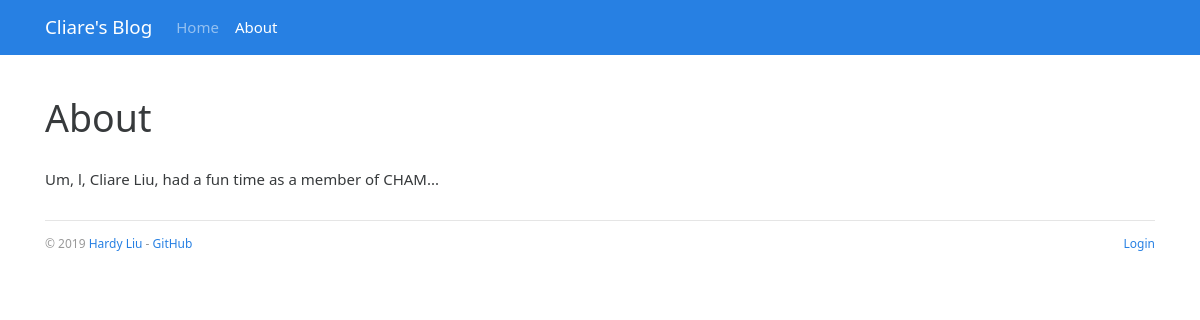
/about, run on the app's committed database.
### hardyblog/models.py (models this page shows, shortened)
class Admin(db.Model, UserMixin):
    id = db.Column(db.Integer, primary_key=True)
    username = db.Column(db.String(20))
    password_hash = db.Column(db.String(128))
    blog_title = db.Column(db.String(60))
    blog_sub_title = db.Column(db.String(100))
    name = db.Column(db.String(30))
    about = db.Column(db.Text)

### hardyblog/blueprints/blog.py (the view)
@blog_bp.route('/about')
def about():
    return render_template('blog/about.html')

### hardyblog/__init__.py (called while the page is built)
def register_template_context(app):
    @app.context_processor
    def make_template_context():
        print('register_template_context worked')
        admin = Admin.query.first()
        categories = Category.query.order_by(Category.name).all()
        links = Link.query.order_by(Link.name).all()
        if current_user.is_authenticated:
            unread_comments = Comment.query.filter_by(reviewed=False).count()
        else:
            unread_comments = None
        return dict(
            admin=admin, categories=categories,
            links=links, unread_comments=unread_comments)

### hardyblog/templates/blog/about.html (shortened to what this page needs)
{% extends 'base.html' %}
{% block content %}
    <div class="page-header">
        <h1>About</h1>
    </div>
    <div class="row">
        <div class="col-sm-8">
            {{ admin.about|safe }}
        </div>
    </div>
{% endblock %}

### hardyblog/templates/base.html (shortened to what this page needs)
{% from 'bootstrap/nav.html' import render_nav_item %}
<!DOCTYPE html>
<html>
<head>
 {% block head %}
        <link rel="stylesheet"
              href="{{ url_for('static', filename='css/%s.min.css' % request.cookies.get('theme', 'perfect_blue')) }}"
              type="text/css">
        <link rel="stylesheet" href="{{ url_for('static', filename='css/style.css') }}" type="text/css">
    {% endblock head %}
</head>
<body>
{% block nav %}
    <nav class="navbar navbar-expand-lg navbar-dark bg-primary">
        <div class="container">
            <a class="navbar-brand" href="{{ url_for('blog.index') }}">{{ admin.blog_title }}</a>
            <div class="collapse navbar-collapse" id="navbarColor01">
                <ul class="navbar-nav mr-auto">
                    {{ render_nav_item('blog.index', 'Home') }}
                    {{ render_nav_item('blog.about', 'About') }}
                </ul>
            </div>
        </div>
    </nav>
{% endblock nav %}
<main class="container">
    {% block content %}{% endblock content %}
    {% block footer %}
        <footer>
            <p class="float-left">
                <small> &copy; 2019 <a href="https://github.com/hardyliu/" title="Written by Hardy Liu">Hardy Liu</a> -
                    <a href="https://github.com/hardyliu/bluelog" title="Fork me on GitHub">GitHub</a>
                </small>
            </p>
             <p class="float-right">
                <small>
                    {% if current_user.is_authenticated %}
                        <a href="{{ url_for('auth.logout', next=request.full_path) }}">Logout</a>
                    {% else %}
                        <a href="{{ url_for('auth.login', next=request.full_path) }}">Login</a>
                    {% endif %}
                </small>
            </p>
        </footer>
    {% endblock footer %}
</main>
</body>
</html>

### hardyblog/static/css/style.css (style rules this page uses)
nav { margin-bottom: 20px; }
.page-header { padding-top: 20px; padding-bottom: 20px; }
footer { margin-top: 30px; padding: 10px 0 40px; color: #999; border-top: 1px solid #e5e5e5; }

### data on the page
Admin: blog_title "Cliare's Blog", about "Um, l, Cliare Liu, had a fun time as a member of CHAM..."

### other printed values
{{ render_nav_item('blog.index', 'Home') }} "Home"
{{ render_nav_item('blog.about', 'About') }} "About"
